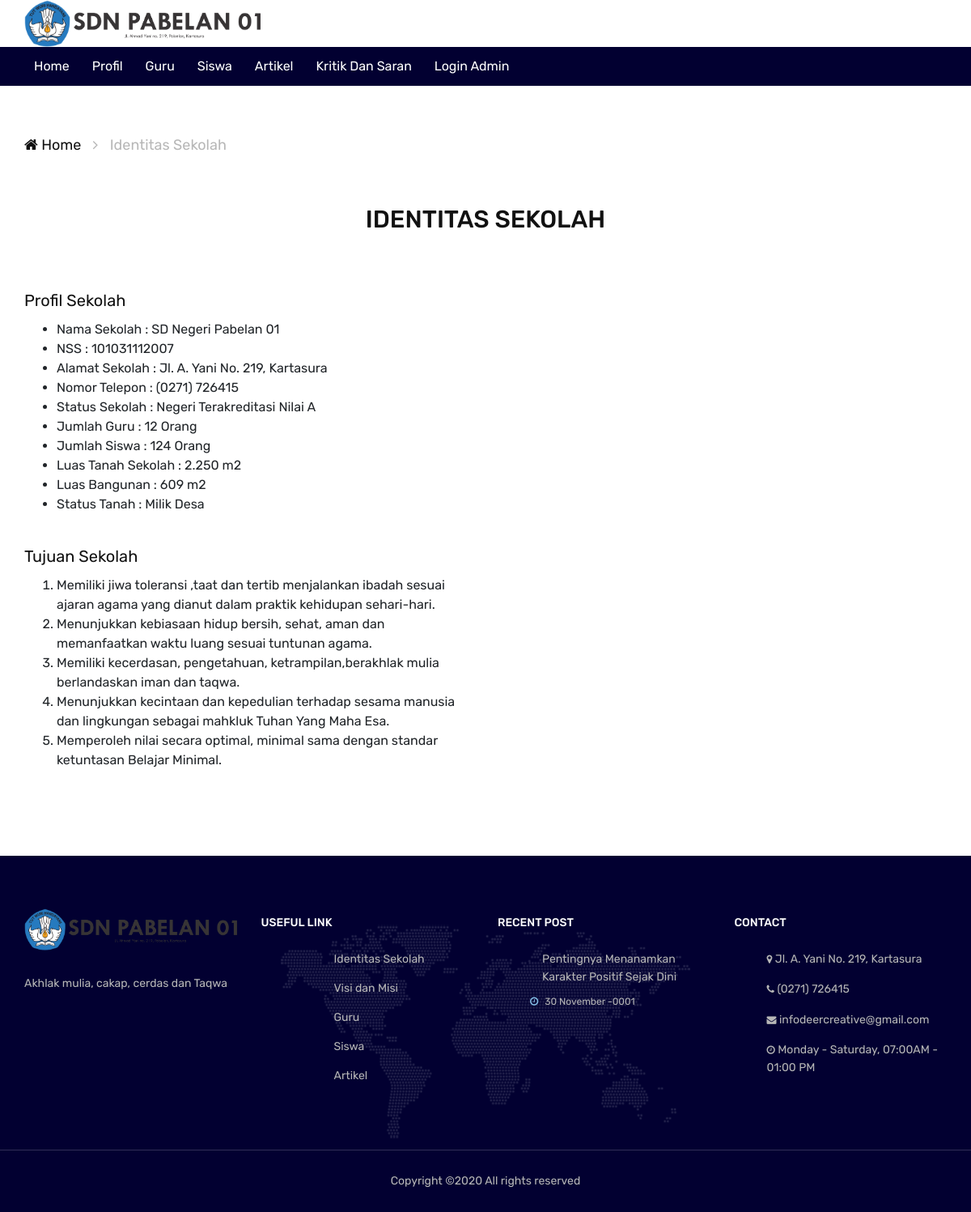
Page /about.php on the committed database.
### tables this page shows
CREATE TABLE `artikel` (
  `id_artikel` int(8) NOT NULL,
  `judul` varchar(255) NOT NULL,
  `konten` text NOT NULL,
  `tanggal` datetime NOT NULL DEFAULT CURRENT_TIMESTAMP,
  `foto_artikel` varchar(255) NOT NULL,
  `id_kategori` int(11) NOT NULL
);

### about.php (the view, shortened to what this page needs)
<!DOCTYPE html>
<html lang="en">
<head>
	<link rel="stylesheet" href="css/bootstrap.min.css"/>
	<link rel="stylesheet" href="css/font-awesome.min.css"/>
	<link rel="stylesheet" href="css/themify-icons.css"/>
	<link rel="stylesheet" href="css/animate.css"/>
	<link rel="stylesheet" href="css/owl.carousel.css"/>
	<link rel="stylesheet" href="css/style.css"/>
</head>
<body>
	<header class="header-section">
		<div class="container">
			<a href="index.html"><img width='292px' height='58px' src="img/logo.png" alt=""></a>
		</div>
	</header>
	<nav class="nav-section">
		<div class="container">
			<div class="scrollmenu">
				<a href="index.php">Home</a>
				<div class="dropdown">
					<button class="dropbtn">Profil</button>
				</div>
				<a href="guru.php">Guru</a>
				<a href="siswa.php">Siswa</a>
				<a href="blog.php">Artikel</a>
				<a href="index.php#komen">Kritik Dan Saran</a>
				<a href="admin/login/">Login Admin</a>
			</div>
	</nav>
	<div class="site-breadcrumb">
		<div class="container">
			<a href="index.php"><i class="fa fa-home"></i> Home</a> <i class="fa fa-angle-right"></i>
			<span>Identitas Sekolah</span>
		</div>
	</div>
	<section class="about-section spad pt-0">
		<div class="container">
			<div class="section-title text-center">
				<h3>IDENTITAS SEKOLAH</h3>
			</div>
			<div class="row">
				<div class="col-lg-6 about-text">
					<h5>Profil Sekolah</h5>
					<ul style='list-style-type:disc;'>
						<li>Nama Sekolah : SD Negeri Pabelan 01</li>
						<li>NSS : 101031112007</li>
						<li>Alamat Sekolah : Jl. A. Yani No. 219, Kartasura</li>
						<li>Nomor Telepon : (0271) 726415</li>
						<li>Status Sekolah : Negeri Terakreditasi Nilai A</li>
						<li>Jumlah Guru : 12 Orang</li>
						<li>Jumlah Siswa : 124 Orang</li>
						<li>Luas Tanah Sekolah : 2.250 m2</li>
						<li>Luas Bangunan : 609 m2</li>
						<li>Status Tanah : Milik Desa</li>
					</ul>
					<h5 class="pt-4">Tujuan Sekolah</h5>
					<ol>
						<li>Memiliki jiwa toleransi ,taat dan tertib menjalankan ibadah sesuai ajaran agama yang dianut dalam praktik kehidupan sehari-hari.</li>
						<li>Menunjukkan kebiasaan hidup bersih, sehat, aman dan memanfaatkan waktu luang sesuai tuntunan agama.</li>
						<li>Memiliki kecerdasan, pengetahuan, ketrampilan,berakhlak mulia berlandaskan iman dan taqwa.</li>
						<li>Menunjukkan kecintaan dan kepedulian terhadap sesama manusia dan lingkungan sebagai mahkluk Tuhan Yang Maha Esa.</li>
						<li>Memperoleh nilai secara optimal, minimal sama dengan standar ketuntasan Belajar Minimal.</li>
					</ol>
				</div>
				<div class="col-lg-6 pt-5 pt-lg-0">
				</div>
			</div>
		</div>
	</section>
	<footer class="footer-section">
		<div class="container footer-top">
			<div class="row">
				<div class="col-sm-6 col-lg-3 footer-widget">
					<div class="about-widget">
						<img src="img/logo.png" alt="">
						<p>Akhlak mulia, cakap, cerdas dan Taqwa</p>
					</div>
				</div>
				<div class="col-sm-6 col-lg-3 footer-widget">
					<h6 class="fw-title">USEFUL LINK</h6>
					<div class="dobule-link">
						<ul>
							<li><a href="about.php">Identitas Sekolah</a></li>
							<li><a href="visimisi.php">Visi dan Misi</a></li>
							<li><a href="guru.php">Guru</a></li>
							<li><a href="siswa.php">Siswa</a></li>
							<li><a href="blog.php">Artikel</a></li>
						</ul>
					</div>
				</div>
				<div class="col-sm-6 col-lg-3 footer-widget">
					<h6 class="fw-title">RECENT POST</h6>
					<ul class="recent-post">
						<?php
						require_once 'konektor.php';
						$footer="select * from artikel order by tanggal desc limit 2";
						$sqlfooter = mysqli_query($conn, $footer);
						while ($beritafooter = mysqli_fetch_array($sqlfooter)) { ?>
						<li>
							<div class="col-sm-12"><p><?php echo $beritafooter['judul'] ?></p></div>
							<span><i class="fa fa-clock-o"></i><?php echo date(' j F Y',strtotime($beritafooter['tanggal']))?></span>
						</li>
						<?php } ?>
					</ul>
				</div>
				<div class="col-sm-6 col-lg-3 footer-widget">
					<h6 class="fw-title">CONTACT</h6>
					<ul class="contact">
						<li><p><i class="fa fa-map-marker"></i> Jl. A. Yani No. 219, Kartasura</p></li>
						<li><p><i class="fa fa-phone"></i> (0271) 726415</p></li>
						<li><p><i class="fa fa-envelope"></i> infodeercreative@gmail.com</p></li>
						<li><p><i class="fa fa-clock-o"></i> Monday - Saturday, 07:00AM - 01:00 PM</p></li>
					</ul>
				</div>
			</div>
		</div>
		<div class="copyright">
			<div class="container">
				<p>
Copyright &copy;<script>document.write(new Date().getFullYear());</script> All rights reserved
</p>
			</div>
		</div>
	</footer>
</body>
</html>

### css/style.css (style rules this page uses)
html, body { height: 100%; font-family: 'Rubik', sans-serif; }
h1, h2, h3, h4, h5, h6 { color: #111111; margin: 0; font-weight: 500; font-family: 'Rubik', sans-serif; }
h3 { font-size: 30px; }
h5 { font-size: 20px; }
h6 { font-size: 14px; }
p { font-size: 14px; color: #636363; line-height: 1.6; }
img { max-width: 100%; }
.scrollmenu { white-space: nowrap; }
.scrollmenu a { display: inline-block; color: white; padding: 12px; text-decoration: none; }
.dropbtn { background: #020031; color: white; padding: 12px; font-size: 16px; border: none; cursor: pointer; z-index: 10; }
.dropdown { background: #020031; position: relative; display: inline-block; z-index: 10; }
.spad { padding-top: 90px; padding-bottom: 90px; }
.section-title { margin-bottom: 70px; }
.section-title h3 { text-transform: uppercase; margin-bottom: 20px; }
.header-section { padding: 0px 0; overflow: hidden; }
.nav-section { background: #020031; z-index: 10; }
.footer-section { background-color: #020031; background-image: url("../img/footer-bg.png"); background-repeat: no-repeat; background-position: center 75px; }
.footer-section .footer-top { padding: 65px 15px; }
.footer-section .copyright { border-top: 1px solid #312f56; padding: 27px 0; text-align: center; }
.footer-section .copyright p { color: #b7b7b7; margin-bottom: 0; }
.footer-widget .fw-title { text-transform: uppercase; color: #fff; margin-bottom: 25px; padding-top: 10px; }
.footer-widget p, .footer-widget span { color: #b7b7b7; }
.footer-widget ul { list-style: none; }
.footer-widget .about-widget img { margin-bottom: 30px; }
.footer-widget .about-widget p { margin-bottom: 35px; }
.footer-widget .dobule-link ul { display: inline-block; }
.footer-widget .dobule-link ul a { display: block; font-size: 14px; color: #b7b7b7; margin-bottom: 15px; }
.footer-widget .dobule-link ul li:last-child a { margin-bottom: 0; }
.footer-widget .dobule-link ul:last-child { margin-left: 50px; }
.footer-widget .recent-post li { margin-bottom: 25px; }
.footer-widget .recent-post p { margin-bottom: 5px; }
.footer-widget .recent-post span { font-size: 12px; }
.footer-widget .recent-post span i { color: #85C1E9; margin-right: 5px; }
.footer-widget .contact li { margin-bottom: 15px; display: block; }
.footer-widget .contact li p { margin-bottom: 0; }
.footer-widget .contact i { font-size: 12px; }
.site-breadcrumb { padding: 60px 0; color: #b7b7b7; font-size: 18px; }
.site-breadcrumb a { color: #111111; }
.site-breadcrumb a i { margin: 0; }
.site-breadcrumb i { margin: 0 10px; }
.about-text h5 { font-weight: 400; margin-bottom: 12px; }
@media (min-width: 1200px) { .container { max-width: 1170px; } }

### rows in the picture
artikel: judul "Pentingnya Menanamkan Karakter Positif Sejak Dini", tanggal "30 November -0001"
